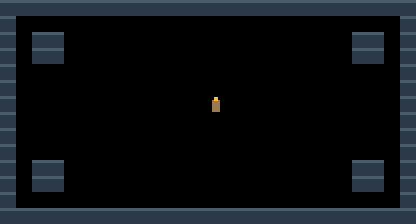

Below is a game level as drawn by its tile map, then a one-line description and the .tmx file that defines it, in full:
An orthogonal 26x14 tile map with 16x16 px tiles, 2 tile layers (terreno, marcadores).

<map version="1.10" tiledversion="1.11.0" orientation="orthogonal" renderorder="right-down" width="26" height="14" tilewidth="16" tileheight="16" infinite="0" nextlayerid="3" nextobjectid="1">
 <properties>
  <property name="tipo" value="refugio" />
  <property name="nombre" value="farol" />
 </properties>
 <tileset firstgid="1" source="muelle.tsx" />
 <layer id="1" name="terreno" width="26" height="14">
  <data encoding="csv">
1,1,1,1,1,1,1,1,1,1,1,1,1,1,1,1,1,1,1,1,1,1,1,1,1,1,
1,0,0,0,0,0,0,0,0,0,0,0,0,0,0,0,0,0,0,0,0,0,0,0,0,1,
1,0,1,1,0,0,0,0,0,0,0,0,0,0,0,0,0,0,0,0,0,0,1,1,0,1,
1,0,1,1,0,0,0,0,0,0,0,0,0,0,0,0,0,0,0,0,0,0,1,1,0,1,
1,0,0,0,0,0,0,0,0,0,0,0,0,0,0,0,0,0,0,0,0,0,0,0,0,1,
1,0,0,0,0,0,0,0,0,0,0,0,0,0,0,0,0,0,0,0,0,0,0,0,0,1,
1,0,0,0,0,0,0,0,0,0,0,0,0,0,0,0,0,0,0,0,0,0,0,0,0,1,
1,0,0,0,0,0,0,0,0,0,0,0,0,0,0,0,0,0,0,0,0,0,0,0,0,1,
1,0,0,0,0,0,0,0,0,0,0,0,0,0,0,0,0,0,0,0,0,0,0,0,0,1,
1,0,0,0,0,0,0,0,0,0,0,0,0,0,0,0,0,0,0,0,0,0,0,0,0,1,
1,0,1,1,0,0,0,0,0,0,0,0,0,0,0,0,0,0,0,0,0,0,1,1,0,1,
1,0,1,1,0,0,0,0,0,0,0,0,0,0,0,0,0,0,0,0,0,0,1,1,0,1,
1,0,0,0,0,0,0,0,0,0,0,0,0,0,0,0,0,0,0,0,0,0,0,0,0,1,
1,1,1,1,1,1,1,1,1,1,1,1,1,1,1,1,1,1,1,1,1,1,1,1,1,1
</data>
 </layer>
 <layer id="2" name="marcadores" width="26" height="14">
  <data encoding="csv">
0,0,0,0,0,0,0,0,0,0,0,0,0,0,0,0,0,0,0,0,0,0,0,0,0,0,
0,0,0,0,0,0,0,0,0,0,0,0,0,0,0,0,0,0,0,0,0,0,0,0,0,0,
0,0,0,0,0,0,0,0,0,0,0,0,0,0,0,0,0,0,0,0,0,0,0,0,0,0,
0,0,0,0,0,0,0,0,0,0,0,0,0,0,0,0,0,0,0,0,0,0,0,0,0,0,
0,0,0,0,0,0,0,0,0,0,0,0,0,0,0,0,0,0,0,0,0,0,0,0,0,0,
0,0,0,0,0,0,0,0,0,0,0,0,0,0,0,0,0,0,0,0,0,0,0,0,0,0,
0,0,0,0,0,0,0,0,0,0,0,0,0,4,0,0,0,0,0,0,0,0,0,0,0,0,
0,0,0,0,0,0,0,0,0,0,0,0,0,0,0,0,0,0,0,0,0,0,0,0,0,0,
0,0,0,0,0,0,0,0,0,0,0,0,0,0,0,0,0,0,0,0,0,0,0,0,0,0,
0,0,0,0,0,0,0,0,0,0,0,0,0,0,0,0,0,0,0,0,0,0,0,0,0,0,
0,0,0,0,0,0,0,0,0,0,0,0,0,0,0,0,0,0,0,0,0,0,0,0,0,0,
0,0,0,0,0,0,0,0,0,0,0,0,0,0,0,0,0,0,0,0,0,0,0,0,0,0,
0,0,0,0,0,0,0,0,0,0,0,0,0,0,0,0,0,0,0,0,0,0,0,0,0,0,
0,0,0,0,0,0,0,0,0,0,0,0,0,0,0,0,0,0,0,0,0,0,0,0,0,0
</data>
 </layer>
</map>
